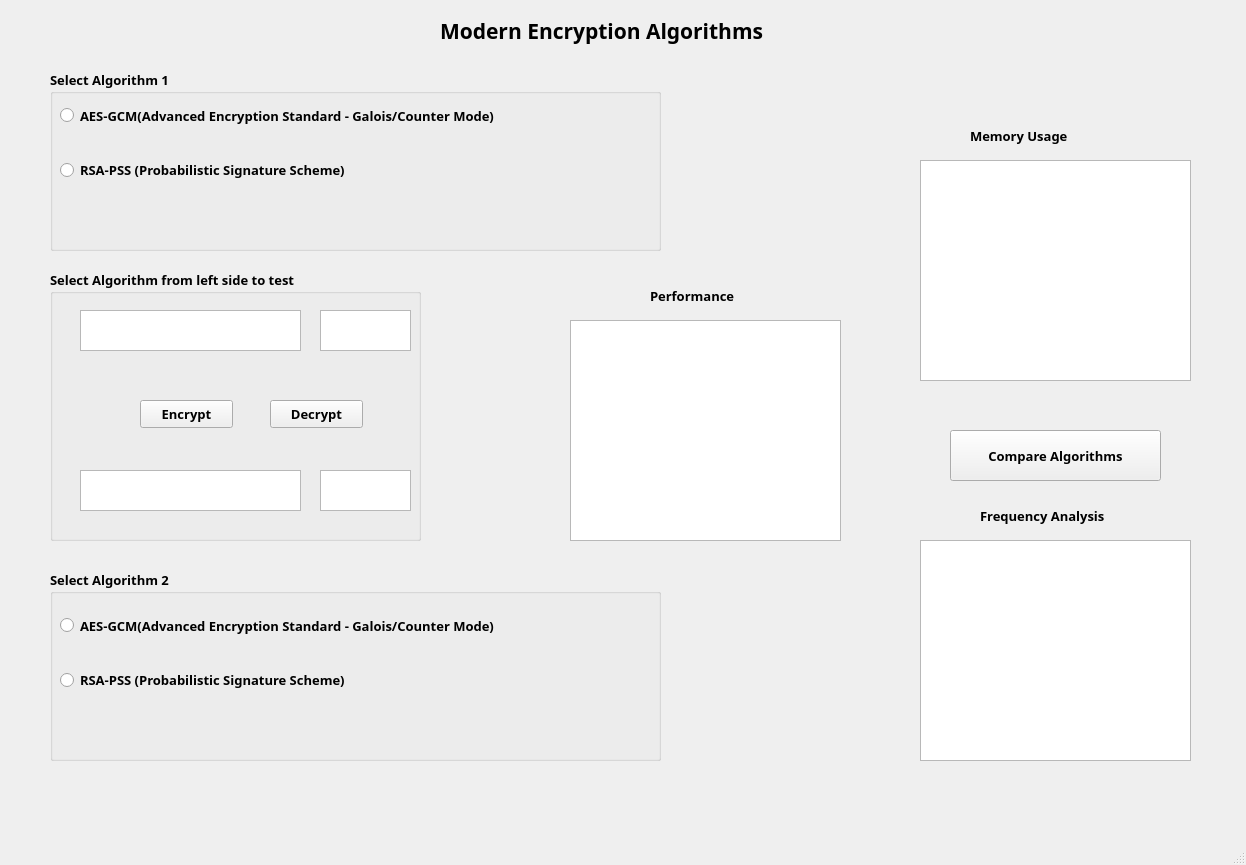
<?xml version="1.0" encoding="UTF-8"?>
<ui version="4.0">
 <class>Modern_Encryption_MainWindow</class>
 <widget class="QMainWindow" name="Modern_Encryption_MainWindow">
  <property name="geometry">
   <rect>
    <x>0</x>
    <y>0</y>
    <width>1246</width>
    <height>865</height>
   </rect>
  </property>
  <property name="windowTitle">
   <string>MainWindow</string>
  </property>
  <widget class="QWidget" name="centralwidget">
   <widget class="QGroupBox" name="grpBox_Algorithm2">
    <property name="geometry">
     <rect>
      <x>50</x>
      <y>570</y>
      <width>611</width>
      <height>191</height>
     </rect>
    </property>
    <property name="font">
     <font>
      <family>Rockwell</family>
      <pointsize>10</pointsize>
      <weight>75</weight>
      <bold>true</bold>
     </font>
    </property>
    <property name="title">
     <string>Select Algorithm 2</string>
    </property>
    <widget class="QRadioButton" name="rdAESGCM2">
     <property name="geometry">
      <rect>
       <x>10</x>
       <y>40</y>
       <width>611</width>
       <height>31</height>
      </rect>
     </property>
     <property name="font">
      <font>
       <family>Rockwell</family>
       <pointsize>10</pointsize>
       <weight>75</weight>
       <bold>true</bold>
      </font>
     </property>
     <property name="text">
      <string>AES-GCM(Advanced Encryption Standard - Galois/Counter Mode)</string>
     </property>
    </widget>
    <widget class="QRadioButton" name="rdRSAPSS2">
     <property name="geometry">
      <rect>
       <x>10</x>
       <y>100</y>
       <width>451</width>
       <height>20</height>
      </rect>
     </property>
     <property name="font">
      <font>
       <family>Rockwell</family>
       <pointsize>10</pointsize>
       <weight>75</weight>
       <bold>true</bold>
      </font>
     </property>
     <property name="text">
      <string>RSA-PSS (Probabilistic Signature Scheme)</string>
     </property>
    </widget>
   </widget>
   <widget class="QGraphicsView" name="graphMemoryUsage">
    <property name="geometry">
     <rect>
      <x>920</x>
      <y>160</y>
      <width>271</width>
      <height>221</height>
     </rect>
    </property>
   </widget>
   <widget class="QLabel" name="lblMemoryUsage">
    <property name="geometry">
     <rect>
      <x>970</x>
      <y>120</y>
      <width>181</width>
      <height>31</height>
     </rect>
    </property>
    <property name="font">
     <font>
      <family>Rockwell</family>
      <pointsize>10</pointsize>
      <weight>75</weight>
      <bold>true</bold>
     </font>
    </property>
    <property name="text">
     <string>Memory Usage</string>
    </property>
   </widget>
   <widget class="QGroupBox" name="grpBox_AlgorithmTest">
    <property name="geometry">
     <rect>
      <x>50</x>
      <y>270</y>
      <width>371</width>
      <height>271</height>
     </rect>
    </property>
    <property name="font">
     <font>
      <family>Rockwell</family>
      <pointsize>10</pointsize>
      <weight>75</weight>
      <bold>true</bold>
     </font>
    </property>
    <property name="title">
     <string>Select Algorithm from left side to test</string>
    </property>
    <widget class="QTextEdit" name="txtBoxEncrypt">
     <property name="geometry">
      <rect>
       <x>30</x>
       <y>40</y>
       <width>221</width>
       <height>41</height>
      </rect>
     </property>
     <property name="font">
      <font>
       <family>Rockwell</family>
       <pointsize>10</pointsize>
       <weight>75</weight>
       <bold>true</bold>
      </font>
     </property>
    </widget>
    <widget class="QTextEdit" name="txtBoxDecrypt">
     <property name="geometry">
      <rect>
       <x>30</x>
       <y>200</y>
       <width>221</width>
       <height>41</height>
      </rect>
     </property>
     <property name="font">
      <font>
       <family>Rockwell</family>
       <pointsize>10</pointsize>
       <weight>75</weight>
       <bold>true</bold>
      </font>
     </property>
    </widget>
    <widget class="QTextEdit" name="txtBoxKey1">
     <property name="geometry">
      <rect>
       <x>270</x>
       <y>40</y>
       <width>91</width>
       <height>41</height>
      </rect>
     </property>
     <property name="font">
      <font>
       <family>Rockwell</family>
       <pointsize>10</pointsize>
       <weight>75</weight>
       <bold>true</bold>
      </font>
     </property>
    </widget>
    <widget class="QTextEdit" name="txtBoxKey2">
     <property name="geometry">
      <rect>
       <x>270</x>
       <y>200</y>
       <width>91</width>
       <height>41</height>
      </rect>
     </property>
     <property name="font">
      <font>
       <family>Rockwell</family>
       <pointsize>10</pointsize>
       <weight>75</weight>
       <bold>true</bold>
      </font>
     </property>
    </widget>
    <widget class="QPushButton" name="btnDecrypt">
     <property name="geometry">
      <rect>
       <x>220</x>
       <y>130</y>
       <width>93</width>
       <height>28</height>
      </rect>
     </property>
     <property name="font">
      <font>
       <family>Rockwell</family>
       <pointsize>10</pointsize>
       <weight>75</weight>
       <bold>true</bold>
      </font>
     </property>
     <property name="text">
      <string>Decrypt</string>
     </property>
    </widget>
    <widget class="QPushButton" name="btnEncrypt">
     <property name="geometry">
      <rect>
       <x>90</x>
       <y>130</y>
       <width>93</width>
       <height>28</height>
      </rect>
     </property>
     <property name="font">
      <font>
       <family>Rockwell</family>
       <pointsize>10</pointsize>
       <weight>75</weight>
       <bold>true</bold>
      </font>
     </property>
     <property name="text">
      <string>Encrypt</string>
     </property>
    </widget>
   </widget>
   <widget class="QGraphicsView" name="graphSecurity">
    <property name="geometry">
     <rect>
      <x>920</x>
      <y>540</y>
      <width>271</width>
      <height>221</height>
     </rect>
    </property>
   </widget>
   <widget class="QLabel" name="lblSecurity">
    <property name="geometry">
     <rect>
      <x>980</x>
      <y>500</y>
      <width>181</width>
      <height>31</height>
     </rect>
    </property>
    <property name="font">
     <font>
      <family>Rockwell</family>
      <pointsize>10</pointsize>
      <weight>75</weight>
      <bold>true</bold>
     </font>
    </property>
    <property name="text">
     <string>Frequency Analysis</string>
    </property>
   </widget>
   <widget class="QLabel" name="lblPerformance">
    <property name="geometry">
     <rect>
      <x>650</x>
      <y>280</y>
      <width>121</width>
      <height>31</height>
     </rect>
    </property>
    <property name="font">
     <font>
      <family>Rockwell</family>
      <pointsize>10</pointsize>
      <weight>75</weight>
      <bold>true</bold>
     </font>
    </property>
    <property name="text">
     <string>Performance</string>
    </property>
   </widget>
   <widget class="QLabel" name="lblHeader">
    <property name="geometry">
     <rect>
      <x>440</x>
      <y>0</y>
      <width>481</width>
      <height>61</height>
     </rect>
    </property>
    <property name="font">
     <font>
      <family>Rockwell</family>
      <pointsize>16</pointsize>
      <weight>75</weight>
      <bold>true</bold>
     </font>
    </property>
    <property name="text">
     <string>Modern Encryption Algorithms</string>
    </property>
   </widget>
   <widget class="QGraphicsView" name="graphPerformance">
    <property name="geometry">
     <rect>
      <x>570</x>
      <y>320</y>
      <width>271</width>
      <height>221</height>
     </rect>
    </property>
   </widget>
   <widget class="QPushButton" name="btnCompare">
    <property name="geometry">
     <rect>
      <x>950</x>
      <y>430</y>
      <width>211</width>
      <height>51</height>
     </rect>
    </property>
    <property name="font">
     <font>
      <family>Rockwell</family>
      <pointsize>10</pointsize>
      <weight>75</weight>
      <bold>true</bold>
     </font>
    </property>
    <property name="text">
     <string>Compare Algorithms</string>
    </property>
   </widget>
   <widget class="QGroupBox" name="grpBox_Algorithm1">
    <property name="geometry">
     <rect>
      <x>50</x>
      <y>70</y>
      <width>611</width>
      <height>181</height>
     </rect>
    </property>
    <property name="font">
     <font>
      <family>Rockwell</family>
      <pointsize>10</pointsize>
      <weight>75</weight>
      <bold>true</bold>
     </font>
    </property>
    <property name="title">
     <string>Select Algorithm 1 </string>
    </property>
    <widget class="QRadioButton" name="rdAESGCM1">
     <property name="geometry">
      <rect>
       <x>10</x>
       <y>30</y>
       <width>581</width>
       <height>31</height>
      </rect>
     </property>
     <property name="text">
      <string>AES-GCM(Advanced Encryption Standard - Galois/Counter Mode)</string>
     </property>
    </widget>
    <widget class="QRadioButton" name="rdRSAPSS1">
     <property name="geometry">
      <rect>
       <x>10</x>
       <y>90</y>
       <width>421</width>
       <height>20</height>
      </rect>
     </property>
     <property name="text">
      <string>RSA-PSS (Probabilistic Signature Scheme)</string>
     </property>
    </widget>
   </widget>
  </widget>
  <widget class="QMenuBar" name="menubar">
   <property name="geometry">
    <rect>
     <x>0</x>
     <y>0</y>
     <width>1246</width>
     <height>26</height>
    </rect>
   </property>
  </widget>
  <widget class="QStatusBar" name="statusbar"/>
 </widget>
 <resources/>
 <connections/>
</ui>
